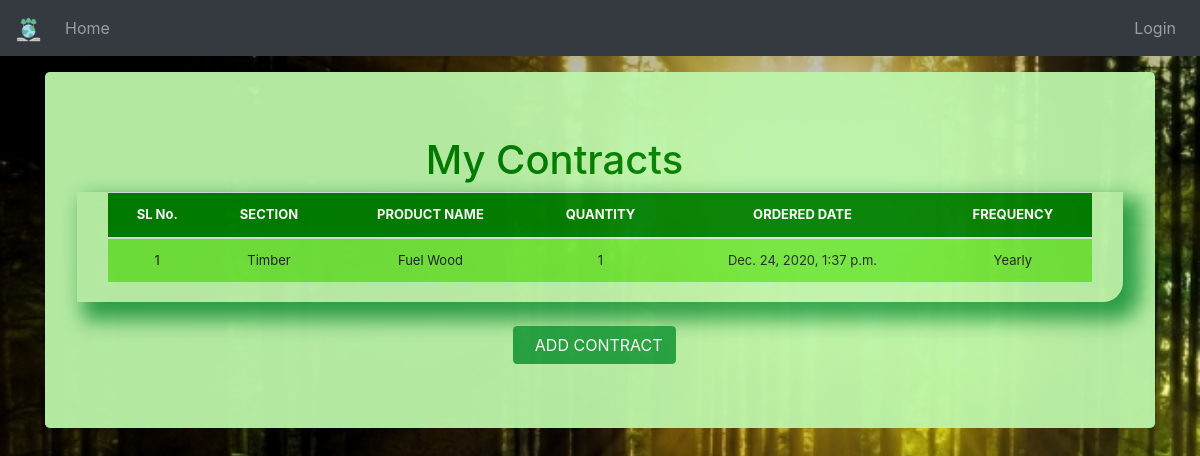
The page /list_contracts/Nikitha on the database its author committed.
### ForestManagement/models.py (models this page shows, shortened)
class Contract(models.Model):
	item = models.ForeignKey(Product, on_delete = models.CASCADE)
	ordered_quantity = models.IntegerField(default=0, blank=False, null=True)
	ordered_date = models.DateTimeField(auto_now=True)
	user_name = models.ForeignKey(User, on_delete=models.CASCADE)
	last_created_date = models.DateField(default=date.today() , blank=False, null=True)
	frequency = models.CharField(max_length=50, blank=True, null=True,choices = frequency_choice)

class Product(models.Model):
	category = models.CharField(max_length=50, blank=True, null=True)
	item_name = models.CharField(max_length=50, blank=True, null=True)
	quantity = models.IntegerField(default='0', blank=False, null=True)
	receive_quantity = models.IntegerField(default='0', blank=True, null=True)
	receive_by = models.CharField(max_length=50, blank=True, null=True)
	issue_quantity = models.IntegerField(default='0', blank=True, null=True)
	issue_by = models.CharField(max_length=50, blank=True, null=True)
	issue_to = models.CharField(max_length=50, blank=True, null=True)
	phone_number = models.CharField(max_length=50, blank=True, null=True)
	created_by = models.CharField(max_length=50, blank=True, null=True)
	last_updated = models.DateTimeField(auto_now_add=False, auto_now=True)
	export_to_CSV = models.BooleanField(default=False)
	def __str__(self):
		return self.item_name

### ForestManagement/views.py (the view)
# urls.py: path('list_contracts/<str:username>', views.UserContractsListView.as_view(), name='list_contracts'),
class UserContractsListView(ListView):
    model = Contract
    template_name = 'list_contracts.html'
    context_object_name = 'orders'
    paginate_by = 5
    def get_queryset(self):
        user = get_object_or_404(User, username=self.kwargs.get('username'))
        return Contract.objects.filter(user_name=user)

### ForestManagement/templates/list_contracts.html (shortened to what this page needs)
{% load static %}
<!DOCTYPE html>
<html lang="en">
<head>
    <link href="{% static 'css/bootstrap.min.css' %}" rel="stylesheet">
    <link href="{% static 'css/stylesheet.css' %}" rel="stylesheet">
    <link href="{% static 'css/navbar-top-fixed.css' %}" rel="stylesheet">
</head>
<body>
    {% include 'navbar.html' %}
    <main role="main" class="container">
        <div class="jumbotron">
            {% if user.is_staff%}
            <div class="header offset-4" style="color: green;">
                <h1>LIST OF CONTRACTS</h1>
            </div>
            {% else %}
            <div class="header offset-4" style="color: green;">
                <h1>My Contracts</h1>
            </div>
            {% endif %}
            <div class="display_table">
                <table class="table">
                    <thead>
                        <tr>
                            <th>SL No.</th>
                            <th>SECTION</th>
                            <th>PRODUCT NAME</th>
                            <th>QUANTITY</th>
                            <th>ORDERED DATE</th>
                            <th>FREQUENCY</th>
                        </tr>
                    </thead>
                    {% for instance in orders %}
                    <tr>
                        <td>{{forloop.counter}}</td>
                        <td>{{instance.item.category}}</td>
                        <td>{{instance.item}}</td>
                        <td>{{instance.ordered_quantity}}</td>
                        <td>{{instance.ordered_date}}</td>
                        <td>{{instance.frequency}}</td>
                    </tr>
                    {% endfor %}
                </table>
            </div>
            <br />
            {% if not user.is_staff %}
            <a href="{% url 'make_contract'%}" class="btn btn-success offset-5">&nbsp;
                ADD CONTRACT</a>
            {% endif %}
        </div>
    </main>
</body>
</html>

### ForestManagement/static/css/stylesheet.css (style rules this page uses)
body { background-image:url('../img/download.jpg'); background-repeat: no-repeat; background-attachment: fixed; background-size: cover; min-height: 75rem; padding-top: 4.5rem; }
.table { font-size: 13px; text-align: center; width: 95%; margin: auto; text-align: center; }
.table tr:nth-child(odd) { background: #72e63d }
th { background-color: #008000; color: white; }
.display_table { border-bottom-right-radius: 20px; padding-left: 5px; padding-right: 5px; padding-bottom: 20px; box-shadow: 12px 12px 20px 6px #2ea44b; }
.jumbotron { background-color: #bdf5aa; opacity: 0.95; }

### ForestManagement/static/css/navbar-top-fixed.css (style rules this page uses)
body { min-height: 75rem; padding-top: 4.5rem; }

### rows shown on the page
Contract: item.category "Timber", item "Fuel Wood", ordered_quantity "1", ordered_date "Dec. 24, 2020, 1:37 p.m.", frequency "Yearly"
